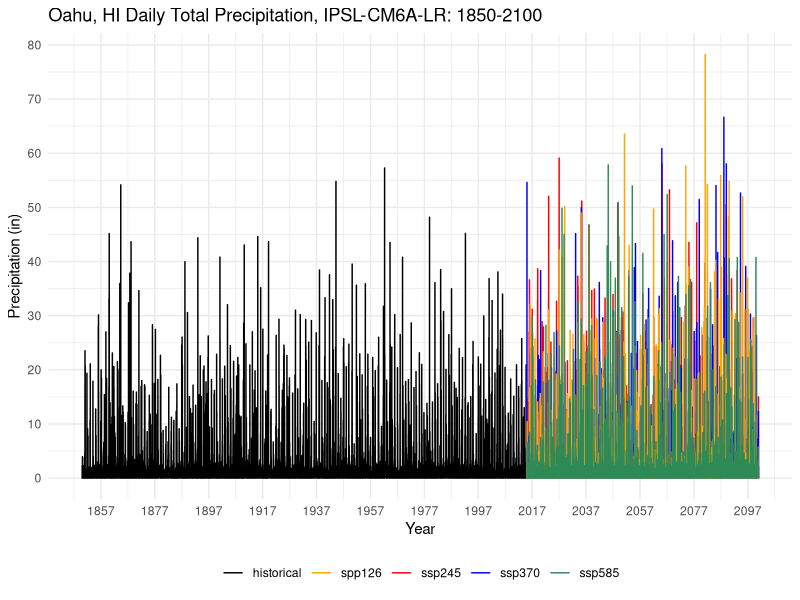

This figure's R source: (Note: this script raises an error after producing the figure.)
## ---- chunk 1
knitr::opts_chunk$set(echo = TRUE)
library(tidyverse)
library(here)
library(lubridate)
library(ggpubr)
library(zoo)
library(scales)
library(ggplot2)
## ---- chunk 2
## Note: these data are from climate model IPSL-CM6A-LR (France)
## daily totals
ipsl_historical_tot = read.csv(here("climate_change_data", "IPSL_daily_tot","oahu_historical_1850_2014_total.csv")) %>%  
  rename(date = dayofyear, pcp = pr) 
ipsl_ssp126_tot = read.csv(here("climate_change_data","IPSL_daily_tot","oahu_ssp126_2015_2100_total.csv")) %>% 
  rename(date = dayofyear, pcp = pr) 
ipsl_ssp245_tot = read.csv(here("climate_change_data","IPSL_daily_tot","oahu_ssp245_2015_2100_total.csv")) %>% 
  rename(date = dayofyear, pcp = pr) 
ipsl_ssp370_tot = read.csv(here("climate_change_data","IPSL_daily_tot","oahu_ssp370_2015_2100_total.csv")) %>% 
  rename(date = dayofyear, pcp = pr)
ipsl_ssp585_tot = read.csv(here("climate_change_data","IPSL_daily_tot","oahu_ssp585_2015_2100_total.csv")) %>% 
  rename(date = dayofyear, pcp = pr)

ipsl_historical_tot$date <- ymd(ipsl_historical_tot$date)
ipsl_ssp126_tot$date <- ymd(ipsl_ssp126_tot$date)
ipsl_ssp245_tot$date <- ymd(ipsl_ssp245_tot$date)
ipsl_ssp370_tot$date <- ymd(ipsl_ssp370_tot$date)
ipsl_ssp585_tot$date <- ymd(ipsl_ssp585_tot$date)
## ---- chunk 3
ipsl_daily_tot_proj <- 
  ggplot() +
  geom_line(data = ipsl_historical_tot, aes(x=date, y=pcp, color= "black"), size = 0.5) + 
  geom_line(data = ipsl_ssp126_tot, aes(x=date, y=pcp, color="orange"), size = 0.5) + 
  geom_line(data = ipsl_ssp245_tot, aes(x=date, y=pcp, color="red"), size = 0.5) +
  geom_line(data = ipsl_ssp370_tot, aes(x=date, y=pcp, color = "blue"), size = 0.5) +
  geom_line(data = ipsl_ssp585_tot, aes(x=date, y=pcp, color = "seagreen"), size = 0.5) + 
  theme_minimal() + 
  scale_y_continuous(breaks=seq(0,150,10)) +
  scale_x_date(date_breaks = "20 years", date_labels = "%Y") +
  ggtitle("Oahu, HI Daily Total Precipitation, IPSL-CM6A-LR: 1850-2100") +
   labs(x = "Year",
       y = "Precipitation (in)") +
  scale_color_manual(values = c("black", "orange", "red", "blue", "seagreen", "purple"), 
                     labels = c("historical" , "spp126", "ssp245", "ssp370", "ssp585")) +
  theme(legend.title=element_blank())+
    theme(legend.position="bottom")

ipsl_daily_tot_proj

## ---- chunk 4
# add seperate columns for year, month and day
ipsl_historical_tot <- ipsl_historical_tot %>% 
  mutate(year = year(date)) %>% 
  mutate(month = month(date)) %>% 
  mutate(day = day(date))

ipsl_ssp126_tot <- ipsl_ssp126_tot %>% 
  mutate(year = year(date)) %>% 
  mutate(month = month(date)) %>% 
  mutate(day = day(date))

ipsl_ssp245_tot <- ipsl_ssp245_tot %>% 
  mutate(year = year(date)) %>% 
  mutate(month = month(date)) %>% 
  mutate(day = day(date))

ipsl_ssp370_tot <- ipsl_ssp370_tot %>% 
  mutate(year = year(date)) %>% 
  mutate(month = month(date)) %>% 
  mutate(day = day(date))

ipsl_ssp585_tot <- ipsl_ssp585_tot  %>% 
  mutate(year = year(date)) %>% 
  mutate(month = month(date)) %>% 
  mutate(day = day(date))


# group by yearly sum of pcp 
ipsl_historical_tot_yearly <- ipsl_historical_tot %>% 
  group_by(year) %>% 
  mutate(sum = sum(pcp)) %>% 
  select(year, sum) %>% 
  distinct()

ipsl_historical_tot_yearly$year <- as.numeric(ipsl_historical_tot_yearly$year) 


# group by yearly sum of pcp 
ipsl_ssp126_tot_yearly <- ipsl_ssp126_tot %>% 
  group_by(year) %>% 
  mutate(sum = sum(pcp)) %>% 
  select(year, sum) %>% 
  distinct()

ipsl_ssp126_tot_yearly$year <- as.numeric(ipsl_ssp126_tot_yearly$year) 

# group by yearly sum of pcp 
ipsl_ssp245_tot_yearly <- ipsl_ssp245_tot %>% 
  group_by(year) %>% 
  mutate(sum = sum(pcp)) %>% 
  select(year, sum) %>% 
  distinct()

ipsl_ssp245_tot_yearly$year <- as.numeric(ipsl_ssp245_tot_yearly$year) 

# group by yearly sum of pcp 
ipsl_ssp370_tot_yearly <- ipsl_ssp370_tot %>% 
  group_by(year) %>% 
  mutate(sum = sum(pcp)) %>% 
  select(year, sum) %>% 
  distinct()

ipsl_ssp370_tot_yearly$year <- as.numeric(ipsl_ssp370_tot_yearly$year) 

# group by yearly sum of pcp 
ipsl_ssp585_tot_yearly <- ipsl_ssp585_tot %>% 
  group_by(year) %>% 
  mutate(sum = sum(pcp)) %>% 
  select(year, sum) %>% 
  distinct()

ipsl_ssp585_tot_yearly$year <- as.numeric(ipsl_ssp585_tot_yearly$year) 


# group by month (and associated year) sum of pcp
ipsl_historical_tot_monthly <- ipsl_historical_tot %>% 
  group_by(month,year) %>% 
  mutate(sum = sum(pcp)) %>% 
  select(month, year, sum) %>% 
  distinct()

ipsl_historical_tot_monthly$date <- format(as.Date(paste(ipsl_historical_tot_monthly$year, ipsl_historical_tot_monthly$month, 01), "%Y %m %d"), "%m-%Y")

ipsl_historical_tot_monthly$date <- my(ipsl_historical_tot_monthly$date)


# group by month (and associated year) sum of pcp
ipsl_ssp126_tot_monthly <- ipsl_ssp126_tot %>% 
  group_by(month,year) %>% 
  mutate(sum = sum(pcp)) %>% 
  select(month, year, sum) %>% 
  distinct()

ipsl_ssp126_tot_monthly$date <- format(as.Date(paste(ipsl_ssp126_tot_monthly$year, ipsl_ssp126_tot_monthly$month, 01), "%Y %m %d"), "%m-%Y")

ipsl_ssp126_tot_monthly$date <- my(ipsl_ssp126_tot_monthly$date)


# group by month (and associated year) sum of pcp
ipsl_ssp245_tot_monthly <- ipsl_ssp245_tot %>% 
  group_by(month,year) %>% 
  mutate(sum = sum(pcp)) %>% 
  select(month, year, sum) %>% 
  distinct()

ipsl_ssp245_tot_monthly$date <- format(as.Date(paste(ipsl_ssp245_tot_monthly$year, ipsl_ssp245_tot_monthly$month, 01), "%Y %m %d"), "%m-%Y")

ipsl_ssp245_tot_monthly$date <- my(ipsl_ssp245_tot_monthly$date)

# group by yearly sum of daily avg pcp 
ipsl_ssp370_tot_monthly <- bcc_ssp370_tot %>% 
  group_by(month,year) %>% 
  mutate(sum = sum(pcp)) %>% 
  select(month, year, sum) %>% 
  distinct() 
  
ipsl_ssp370_tot_monthly$date <- format(as.Date(paste(ipsl_ssp370_tot_monthly$year, ipsl_ssp370_tot_monthly$month, 01), "%Y %m %d"), "%m-%Y")

ipsl_ssp370_tot_monthly$date <- my(ipsl_ssp370_tot_monthly$date)

# group by yearly sum of daily avg pcp 
ipsl_ssp585_tot_monthly <- ipsl_ssp585_tot %>% 
  group_by(month,year) %>% 
  mutate(sum = sum(pcp)) %>% 
  select(month, year, sum) %>% 
  distinct() 
  
ipsl_ssp585_tot_monthly$date <- format(as.Date(paste(ipsl_ssp585_tot_monthly$year, ipsl_ssp585_tot_monthly$month, 01), "%Y %m %d"), "%m-%Y")

ipsl_ssp585_tot_monthly$date <- my(ipsl_ssp585_tot_monthly$date)
## ---- chunk 5
## all three ssps 
ipsl_yearly_sum_proj <- 
  ggplot() +
  geom_line(data = ipsl_historical_tot_yearly, aes(x=year, y=sum, color="black"), size = 0.5) +
  geom_line(data = ipsl_ssp126_tot_yearly, aes(x=year, y=sum, color="orange"), size = 0.5) + 
  geom_line(data = ipsl_ssp245_tot_yearly, aes(x=year, y=sum, color="red"), size = 0.5) +
  geom_line(data = ipsl_ssp370_tot_yearly, aes(x=year, y=sum, color = "blue"), size = 0.5) +
  geom_line(data = ipsl_ssp585_tot_yearly, aes(x=year, y=sum, color = "seagreen"), size = 0.5) +
  theme_minimal() + 
  #scale_y_continuous(breaks=seq(0,450,50)) +
  scale_x_continuous(breaks=seq(1850,2100,50)) + 
  # scale_x_date(date_breaks = "5 years", date_labels = "%Y") +
  ggtitle("Oahu, HI Yearly Total Precipitation, IPSL-CM6A-LR: 1850-2100") + 
  scale_color_manual(values = c("black", "orange", "red", "blue", "seagreen"), labels = c("historical", "ssp126", "ssp245", "ssp370", "ssp585")) +
  labs(x = "Year",
       y = "Precipitation (in)") +
  geom_smooth(data = ipsl_historical_tot_yearly, aes(x=year, y=sum), method='lm', formula = y~x, color = "black") +
  geom_smooth(data = ipsl_ssp126_tot_yearly, aes(x=year, y=sum), method='lm', formula = y~x, color = "orange") + 
  geom_smooth(data = ipsl_ssp245_tot_yearly, aes(x=year, y=sum), method='lm', formula = y~x, color = "red") + 
  geom_smooth(data = ipsl_ssp370_tot_yearly, aes(x=year, y=sum), method='lm', formula = y~x, color = "blue") + 
  geom_smooth(data = ipsl_ssp585_tot_yearly, aes(x=year, y=sum), method='lm', formula = y~x, color = "seagreen") +
  theme(legend.title=element_blank())+
    theme(legend.position="bottom")
# +
#   stat_regline_equation(label.y = 400) +
#   stat_cor(label.y = 400)

ipsl_yearly_sum_proj
## ---- chunk 6
# all three ssps 
ipsl_monthly_sum_proj <- 
  ggplot() +
  geom_line(data = ipsl_historical_tot_monthly, aes(x=date, y=sum, color="black"), size = 0.5) +
  geom_line(data = ipsl_ssp126_tot_monthly, aes(x=date, y=sum, color="orange"), size = 0.5) + 
  geom_line(data = ipsl_ssp245_tot_monthly, aes(x=date, y=sum, color="red"), size = 0.5) +
  geom_line(data = ipsl_ssp370_tot_monthly, aes(x=date, y=sum, color = "blue"), size = 0.5) +
  geom_line(data = ipsl_ssp585_tot_monthly, aes(x=date, y=sum, color = "seagreen"), size = 0.5) +
  theme_minimal() + 
  scale_y_continuous(breaks=seq(0,300,50)) +
  #scale_x_continuous(breaks=seq(1850,2100,50)) + 
 scale_x_date(date_breaks = "50 years", date_labels = "%Y") +
  ggtitle("Oahu, HI Monthly Total Precipitation, IPSL-CM6A-LR: 1850-2100") + 
  scale_color_manual(values = c("black", "orange", "red", "blue", "seagreen"), labels = c("historical", "ssp126", "ssp245", "ssp370", "ssp585")) +
  labs(x = "Year",
       y = "Precipitation (in)") +
  # geom_smooth(data = bcc_historical_tot_monthly, aes(x=date, y=sum), method='lm', formula = y~x, color = "black") +
  # geom_smooth(data = bcc_ssp126_tot_monthly, aes(x=date, y=sum), method='lm', formula = y~x, color = "orange") +
  # geom_smooth(data = bcc_ssp245_tot_monthly, aes(x=date, y=sum), method='lm', formula = y~x, color = "red") +
  # geom_smooth(data = bcc_ssp370_tot_monthly, aes(x=date, y=sum), method='lm', formula = y~x, color = "blue") +
  # geom_smooth(data = bcc_ssp585_tot_monthly, aes(x=date, y=sum), method='lm', formula = y~x, color = "seagreen") +
  theme(legend.title=element_blank())+
    theme(legend.position="bottom")
  
  # stat_regline_equation(label.y = 200) +
  # stat_cor(label.y = 190)

ipsl_monthly_sum_proj
## ---- chunk 7
ipsl_historical_tot_1984_2014 <- ipsl_historical_tot %>% 
  filter(year %in% (1984:2014))
  
## separate projections based on 2020 to 2070
ipsl_ssp126_tot_2020_2050 <- ipsl_ssp126_tot %>% 
  filter(year %in% (2020:2050))

ipsl_ssp245_tot_2020_2050 <- ipsl_ssp245_tot %>% 
  filter(year %in% (2020:2050))

ipsl_ssp370_tot_2020_2050 <- ipsl_ssp370_tot %>% 
  filter(year %in% (2020:2050))

ipsl_ssp585_tot_2020_2050 <- ipsl_ssp585_tot %>% 
  filter(year %in% (2020:2050))


ipsl_daily_tot_period <- 
  ggplot() +
   geom_line(data = ipsl_historical_tot_1984_2014, aes(x=date, y=pcp, color="black"), size = 0.5) + 
  geom_line(data = ipsl_ssp126_tot_2020_2050, aes(x=date, y=pcp, color="orange"), size = 0.5) + 
  geom_line(data = ipsl_ssp245_tot_2020_2050, aes(x=date, y=pcp, color="red"), size = 0.5) +
  geom_line(data = ipsl_ssp370_tot_2020_2050, aes(x=date, y=pcp, color = "blue"), size = 0.5) +
  geom_line(data = ipsl_ssp585_tot_2020_2050, aes(x=date, y=pcp, color = "seagreen"), size = 0.5) + 
  theme_minimal() + 
  scale_y_continuous(breaks=seq(0,100,10), limits = c(0, 100)) +
  scale_x_date(date_breaks = "3 years", date_labels = "%Y") +
  ggtitle("Oahu, HI Daily Total Precipitation, IPSL-CM6A-LR: 1984-2050") +
   labs(x = "Year",
       y = "Precipitation (in)") +
  scale_color_manual(values = c("black", "orange", "red", "blue", "seagreen"), labels = c("historical", "spp126", "ssp245", "ssp370", "ssp585")) +
   theme(legend.title=element_blank())+
    theme(legend.position="bottom") +
    theme(text = element_text(size=14))

ipsl_daily_tot_period

# ggsave('ipsl_daily_tot_period.png', ipsl_daily_tot_period, width = 12, height = 8, units = "in")
## ---- chunk 8
ipsl_daily_tot_period_hist <- 
  ggplot() +
  geom_line(data = ipsl_historical_tot_1984_2014, aes(x=date, y=pcp, color="black"), size = 0.5) +  
  theme_minimal() + 
  scale_y_continuous(breaks=seq(0,50,10)) +
  scale_x_date(date_breaks = "3.5 years", date_labels = "%Y") +
  ggtitle("Oahu, HI Daily Total Precipitation, IPSL-CM6A-LR, historical: 1984-2014 ") +
   labs(x = "Year",
       y = "Precipitation (in)") +
  scale_color_manual(values = c("black"), labels = c("historical")) + 
 theme(legend.title=element_blank()) +
    theme(legend.position="bottom")

ipsl_daily_tot_period_hist
## ---- chunk 9
## merge the data frames together 
ipsl_daily_tot_prec_merge1 <- ipsl_ssp126_tot_2020_2050 %>% right_join(ipsl_ssp245_tot_2020_2050, by = c("date")) 
ipsl_daily_tot_prec_merge2 <- ipsl_daily_tot_prec_merge1 %>%  right_join(ipsl_ssp370_tot_2020_2050, by = c("date"))
ipsl_daily_tot_prec_merge_fin <- ipsl_daily_tot_prec_merge2 %>% right_join(ipsl_ssp585_tot_2020_2050,by = c("date")) %>% 
  select(date, year.x, month.x, day.x, pcp.x, pcp.y, pcp.x.x, pcp.y.y) %>% 
  rename(year = year.x,
         month = month.x,
         day = day.x,
         ssp126_pcp=pcp.x,
         ssp245_pcp=pcp.y,
         ssp370_pcp = pcp.x.x ,
         ssp585_pcp = pcp.y.y )

ipsl_historical_tot_1984_2014_rename <- ipsl_historical_tot_1984_2014 %>% 
  rename(hist_date = date,
         hist_pcp = pcp,
         hist_year = year,
         hist_month = month,
         hist_day = day)

ipsl_merge_his_proj <- cbind(ipsl_daily_tot_prec_merge_fin, ipsl_historical_tot_1984_2014_rename) 

ipsl_ratio_df <- ipsl_merge_his_proj %>% 
  mutate(ssp126_hist = ssp126_pcp/hist_pcp,
         ssp245_hist = ssp245_pcp/hist_pcp,
         ssp370_hist = ssp370_pcp/hist_pcp,
         ssp585_hist = ssp585_pcp/hist_pcp) %>% 
  select(date, ssp126_hist,ssp245_hist, ssp370_hist, ssp585_hist) %>% 
  pivot_longer(cols = ssp126_hist:ssp585_hist,
               names_to = c("ssp"),
               values_to = "fut_hist_ratio")

ggplot(data = ipsl_ratio_df, aes(x=date, y=fut_hist_ratio,  group=ssp)) +
  geom_boxplot() +
  facet_wrap(~ssp)
  #scale_y_continuous(limits = c(0,0.0e+00))
## ---- chunk 10
ssp_names <- c(
                    `ssp126_hist` = "ssp 1-2.6",
                    `ssp245_hist` = "ssp 2-4.5",
                    `ssp370_hist` = "ssp 3-7.0",
                    `ssp585_hist` = "ssp 5-8.5"
                    )

ipsl_merge_his_proj_filt <- ipsl_merge_his_proj %>% 
  filter(month == "10") %>% 
  filter(day == "11") %>% 
  mutate(ssp126_hist = ssp126_pcp/hist_pcp,
         ssp245_hist = ssp245_pcp/hist_pcp,
         ssp370_hist = ssp370_pcp/hist_pcp,
         ssp585_hist = ssp585_pcp/hist_pcp) %>% 
  select(date, year, month, day, ssp126_hist,ssp245_hist, ssp370_hist, ssp585_hist) %>% 
  pivot_longer(cols = ssp126_hist:ssp585_hist,
               names_to = c("ssp"),
               values_to = "fut_hist_ratio")


proj_hist_oct11_IPSL <- ggplot(data = ipsl_merge_his_proj_filt, aes(x=year, y=fut_hist_ratio,  group=year)) +
  geom_boxplot() +
  facet_wrap(~ssp, labeller = as_labeller(ssp_names)) +
  theme_minimal() +
  labs(x="Year", 
       y="Future Projection/Historical Daily Total Ratio (Oct 11)", 
       caption = "Data Source: IPSL-CM6A-LR") +
  scale_y_continuous(limits = c(0,30)) +
    theme(text = element_text(size=15))

proj_hist_oct11_IPSL

# ggsave('proj_hist_oct11_IPSL.png', proj_hist_oct11_IPSL, width = 12, height = 10, units = "in")
                     
## ---- chunk 11
ipsl_merge_his_proj_filt_dec19 <- ipsl_merge_his_proj %>%
  filter(month == "12") %>%
  filter(day == "19") %>%
  group_by(month,day) %>%
  mutate(ssp126_pcp_avg = mean(ssp126_pcp),
         ssp245_pcp_avg = mean(ssp245_pcp),
         ssp370_pcp_avg = mean(ssp370_pcp),
         ssp585_pcp_avg = mean(ssp585_pcp),
         hist_pcp_avg = mean(hist_pcp)) %>%
  select(month,day,ssp126_pcp_avg,ssp245_pcp_avg,ssp370_pcp_avg, ssp585_pcp_avg, hist_pcp_avg ) %>%
  distinct()


ipsl_merge_his_proj_filt_dec19 <- ipsl_merge_his_proj_filt_dec19 %>%
  mutate(ssp126_hist = ssp126_pcp_avg/hist_pcp_avg,
         ssp245_hist = ssp245_pcp_avg/hist_pcp_avg,
         ssp370_hist = ssp370_pcp_avg/hist_pcp_avg,
         ssp585_hist = ssp585_pcp_avg/hist_pcp_avg) %>%
  select(month, day, ssp126_hist,ssp245_hist, ssp370_hist, ssp585_hist) %>%
  pivot_longer(cols = ssp126_hist:ssp585_hist,
               names_to = c("ssp"),
               values_to = "fut_hist_ratio")

proj_hist_dec19_ipsl <- ggplot(data = ipsl_merge_his_proj_filt_dec19, aes(x=ssp, y=fut_hist_ratio)) +
  geom_point(size=2) +
  theme_minimal() +
  labs(x="Shared Socioeconomic Pathways (ssp)",
       y="Future Projection/Historical Daily Total Average Ratio (Dec 19)",
       caption = "Climate Model: IPSL-CM6A-LR") +
    theme(text = element_text(size=15)) +
  scale_x_discrete(labels=c("ssp126_hist" = "ssp 1-2.6",
                            "ssp245_hist" = "ssp 2-4.5",
                              "ssp370_hist" = "ssp 3-7.0",
                            "ssp585_hist" = "ssp 5-8.5")) + 
  scale_y_continuous(limits = c(0,3.5))

proj_hist_dec19_ipsl

# ggsave('proj_hist_dec19_ipsl.png', proj_hist_dec19_ipsl, width = 12, height = 10, units = "in")

## ---- chunk 12
ipsl_merge_his_proj_filt_mar14 <- ipsl_merge_his_proj %>%
  filter(month == "3") %>%
  filter(day == "14") %>%
  group_by(month,day) %>%
  mutate(ssp126_pcp_avg = mean(ssp126_pcp),
         ssp245_pcp_avg = mean(ssp245_pcp),
         ssp370_pcp_avg = mean(ssp370_pcp),
         ssp585_pcp_avg = mean(ssp585_pcp),
         hist_pcp_avg = mean(hist_pcp)) %>%
  select(month,day,ssp126_pcp_avg,ssp245_pcp_avg,ssp370_pcp_avg, ssp585_pcp_avg, hist_pcp_avg ) %>%
  distinct()


ipsl_merge_his_proj_filt_mar14 <- ipsl_merge_his_proj_filt_mar14 %>%
  mutate(ssp126_hist = ssp126_pcp_avg/hist_pcp_avg,
         ssp245_hist = ssp245_pcp_avg/hist_pcp_avg,
         ssp370_hist = ssp370_pcp_avg/hist_pcp_avg,
         ssp585_hist = ssp585_pcp_avg/hist_pcp_avg) %>%
  select(month, day, ssp126_hist,ssp245_hist, ssp370_hist, ssp585_hist) %>%
  pivot_longer(cols = ssp126_hist:ssp585_hist,
               names_to = c("ssp"),
               values_to = "fut_hist_ratio")

proj_hist_mar14_ipsl <- ggplot(data = ipsl_merge_his_proj_filt_mar14, aes(x=ssp, y=fut_hist_ratio)) +
  geom_point(size=2) +
  theme_minimal() +
  labs(x="Shared Socioeconomic Pathways (ssp)",
       y="Future Projection/Historical Daily Total Average Ratio (Mar 14)",
       caption = "Climate Model: IPSL-CM6A-LR") +
    theme(text = element_text(size=15)) +
  scale_x_discrete(labels=c("ssp126_hist" = "ssp 1-2.6",
                            "ssp245_hist" = "ssp 2-4.5",
                              "ssp370_hist" = "ssp 3-7.0",
                            "ssp585_hist" = "ssp 5-8.5")) + 
  scale_y_continuous(limits = c(0,3.5))

proj_hist_mar14_ipsl

# ggsave('proj_hist_mar14_ipsll.png', proj_hist_mar14_ipsl, width = 12, height = 10, units = "in")

## ---- chunk 13
futhis_ratio_combine_dec19 <- merge_his_proj_filt_dec19 %>%
  rbind(bcc_merge_his_proj_filt_dec19, ipsl_merge_his_proj_filt_dec19) %>% 
  mutate(model = c("CNRM"))

futhis_ratio_combine_dec19$model[c(5:8)] = "BCC"
futhis_ratio_combine_dec19$model[c(9:12)] = "IPSL"

cbp2 <- c("#000000", "#009E73",
           "#D55E00")

combine_ratio_plot_dec19 <- ggplot(data = futhis_ratio_combine_dec19, aes(x=ssp, y=fut_hist_ratio)) +
  geom_point(aes(color=model), size =6)+
  theme_minimal() +
  labs(x="Shared Socioeconomic Pathways (SSP)",
       y="Multiplicative Change Factor (MCF)") +
  ggtitle("December 19th Wailupe Storm Event") +
    theme(text = element_text(size=22)) +
  scale_x_discrete(labels=c("ssp126_hist" = "SSP 1-2.6",
                            "ssp245_hist" = "SSP 2-4.5",
                              "ssp370_hist" = "SSP 3-7.0",
                            "ssp585_hist" = "SSP 5-8.5")) + 
 scale_y_continuous(breaks=(seq(0, 3.5, .5)), limits = c(0, 3.5))  +
  guides(color=guide_legend("CMIP6 Model"))  +
    theme(legend.position="bottom") +
   scale_colour_manual(labels = c("BCC-CSM2-MR", "CNRM-ESM2-1", "IPSL-CM6A-LR"), values=cbp2) +
  theme(text=element_text(color="black"),axis.text=element_text(color="black")) +
  theme(plot.title = element_text(hjust = 0.5))


combine_ratio_plot_dec19

   # ggsave('combine_ratio_plot_dec19_presentation.png', combine_ratio_plot_dec19, width = 16, height = 9, units = "in")

## ---- chunk 14
futhis_ratio_combine_mar14 <- merge_his_proj_filt_mar14 %>%
  rbind(bcc_merge_his_proj_filt_mar14, ipsl_merge_his_proj_filt_mar14) %>% 
  mutate(model = c("CNRM"))

futhis_ratio_combine_mar14$model[c(5:8)] = "BCC"
futhis_ratio_combine_mar14$model[c(9:12)] = "IPSL"

cbp2 <- c("#000000", "#009E73",
           "#D55E00")

combine_ratio_plot_mar14 <- ggplot(data = futhis_ratio_combine_mar14, aes(x=ssp, y=fut_hist_ratio)) +
  geom_point(aes(color=model), size =6)+
  theme_classic() +
  labs(x="Shared Socioeconomic Pathways (SSP)",
       y="Multiplicative Change Factor (MCF)") +
  ggtitle("March 14th Wailupe Storm Event") +
    theme(text = element_text(size=22)) +
  scale_x_discrete(labels=c("ssp126_hist" = "SSP 1-2.6",
                            "ssp245_hist" = "SSP 2-4.5",
                              "ssp370_hist" = "SSP 3-7.0",
                            "ssp585_hist" = "SSP 5-8.5")) + 
 scale_y_continuous(breaks=(seq(0, 3.5, .5)), limits = c(0, 3.5))  +
  guides(color=guide_legend("CMIP6 Model"))  +
    theme(legend.position="bottom") +
   scale_colour_manual(labels = c("BCC-CSM2-MR", "CNRM-ESM2-1", "IPSL-CM6A-LR"), values=cbp2) +
  theme(text=element_text(color="black"),axis.text=element_text(color="black")) +
  theme(plot.title = element_text(hjust = 0.5))


combine_ratio_plot_mar14

     # ggsave('combine_ratio_plot_mar14_presentation.png', combine_ratio_plot_mar14, width = 16, height = 9, units = "in")

